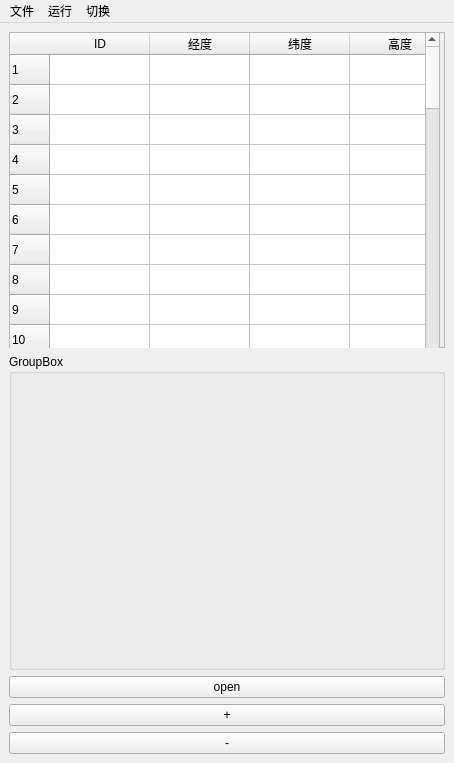
<?xml version="1.0" encoding="UTF-8"?>
<ui version="4.0">
 <class>MainWindow</class>
 <widget class="QMainWindow" name="MainWindow">
  <property name="geometry">
   <rect>
    <x>0</x>
    <y>0</y>
    <width>454</width>
    <height>763</height>
   </rect>
  </property>
  <property name="windowTitle">
   <string>MainWindow</string>
  </property>
  <widget class="QWidget" name="centralwidget">
   <layout class="QGridLayout" name="gridLayout">
    <item row="4" column="0">
     <widget class="QGroupBox" name="groupBox">
      <property name="title">
       <string>GroupBox</string>
      </property>
     </widget>
    </item>
    <item row="0" column="0">
     <widget class="QFrame" name="frame">
      <property name="frameShape">
       <enum>QFrame::StyledPanel</enum>
      </property>
      <property name="frameShadow">
       <enum>QFrame::Raised</enum>
      </property>
      <widget class="QTableWidget" name="tableWidget">
       <property name="geometry">
        <rect>
         <x>0</x>
         <y>0</y>
         <width>431</width>
         <height>351</height>
        </rect>
       </property>
       <row>
        <property name="text">
         <string>1</string>
        </property>
       </row>
       <row>
        <property name="text">
         <string>2</string>
        </property>
       </row>
       <row>
        <property name="text">
         <string>3</string>
        </property>
       </row>
       <row>
        <property name="text">
         <string>4</string>
        </property>
       </row>
       <row>
        <property name="text">
         <string>5</string>
        </property>
       </row>
       <row>
        <property name="text">
         <string>6</string>
        </property>
       </row>
       <row>
        <property name="text">
         <string>7</string>
        </property>
       </row>
       <row>
        <property name="text">
         <string>8</string>
        </property>
       </row>
       <row>
        <property name="text">
         <string>9</string>
        </property>
       </row>
       <row>
        <property name="text">
         <string>10</string>
        </property>
       </row>
       <row>
        <property name="text">
         <string>11</string>
        </property>
       </row>
       <row>
        <property name="text">
         <string>12</string>
        </property>
       </row>
       <row>
        <property name="text">
         <string>13</string>
        </property>
       </row>
       <row>
        <property name="text">
         <string>14</string>
        </property>
       </row>
       <row>
        <property name="text">
         <string>15</string>
        </property>
       </row>
       <row>
        <property name="text">
         <string>16</string>
        </property>
       </row>
       <row>
        <property name="text">
         <string>17</string>
        </property>
       </row>
       <row>
        <property name="text">
         <string>18</string>
        </property>
       </row>
       <row>
        <property name="text">
         <string>19</string>
        </property>
       </row>
       <row>
        <property name="text">
         <string>20</string>
        </property>
       </row>
       <row>
        <property name="text">
         <string>21</string>
        </property>
       </row>
       <row>
        <property name="text">
         <string>22</string>
        </property>
       </row>
       <row>
        <property name="text">
         <string>23</string>
        </property>
       </row>
       <row>
        <property name="text">
         <string>24</string>
        </property>
       </row>
       <row>
        <property name="text">
         <string>25</string>
        </property>
       </row>
       <row>
        <property name="text">
         <string>26</string>
        </property>
       </row>
       <row>
        <property name="text">
         <string>27</string>
        </property>
       </row>
       <row>
        <property name="text">
         <string>28</string>
        </property>
       </row>
       <row>
        <property name="text">
         <string>29</string>
        </property>
       </row>
       <row>
        <property name="text">
         <string>30</string>
        </property>
       </row>
       <row>
        <property name="text">
         <string>31</string>
        </property>
       </row>
       <row>
        <property name="text">
         <string>新建行</string>
        </property>
       </row>
       <row>
        <property name="text">
         <string>32</string>
        </property>
       </row>
       <row>
        <property name="text">
         <string>33</string>
        </property>
       </row>
       <row>
        <property name="text">
         <string>34</string>
        </property>
       </row>
       <row>
        <property name="text">
         <string>35</string>
        </property>
       </row>
       <row>
        <property name="text">
         <string>36</string>
        </property>
       </row>
       <row>
        <property name="text">
         <string>37</string>
        </property>
       </row>
       <row>
        <property name="text">
         <string>38</string>
        </property>
       </row>
       <row>
        <property name="text">
         <string>39</string>
        </property>
       </row>
       <row>
        <property name="text">
         <string>40</string>
        </property>
       </row>
       <row>
        <property name="text">
         <string>41</string>
        </property>
       </row>
       <row>
        <property name="text">
         <string>42</string>
        </property>
       </row>
       <row>
        <property name="text">
         <string>43</string>
        </property>
       </row>
       <row>
        <property name="text">
         <string>44</string>
        </property>
       </row>
       <row>
        <property name="text">
         <string>45</string>
        </property>
       </row>
       <row>
        <property name="text">
         <string>46</string>
        </property>
       </row>
       <row>
        <property name="text">
         <string>47</string>
        </property>
       </row>
       <row>
        <property name="text">
         <string>48</string>
        </property>
       </row>
       <row>
        <property name="text">
         <string>50</string>
        </property>
       </row>
       <column>
        <property name="text">
         <string>ID</string>
        </property>
       </column>
       <column>
        <property name="text">
         <string>经度</string>
        </property>
       </column>
       <column>
        <property name="text">
         <string>纬度</string>
        </property>
       </column>
       <column>
        <property name="text">
         <string>高度</string>
        </property>
       </column>
       <column>
        <property name="text">
         <string>速度</string>
        </property>
       </column>
       <column>
        <property name="text">
         <string>任务</string>
        </property>
       </column>
       <column>
        <property name="text">
         <string>间隔</string>
        </property>
       </column>
       <column>
        <property name="text">
         <string>飞行模式</string>
        </property>
       </column>
       <column>
        <property name="text">
         <string>时间</string>
        </property>
       </column>
       <column>
        <property name="text">
         <string>机头指向</string>
        </property>
       </column>
       <column>
        <property name="text">
         <string>半径</string>
        </property>
       </column>
      </widget>
     </widget>
    </item>
    <item row="6" column="0">
     <widget class="QPushButton" name="pushButton_2">
      <property name="text">
       <string>+</string>
      </property>
     </widget>
    </item>
    <item row="5" column="0">
     <widget class="QPushButton" name="pushButton">
      <property name="text">
       <string>open</string>
      </property>
     </widget>
    </item>
    <item row="7" column="0">
     <widget class="QPushButton" name="pushButton_3">
      <property name="text">
       <string>-</string>
      </property>
     </widget>
    </item>
   </layout>
  </widget>
  <widget class="QMenuBar" name="menubar">
   <property name="geometry">
    <rect>
     <x>0</x>
     <y>0</y>
     <width>454</width>
     <height>26</height>
    </rect>
   </property>
   <widget class="QMenu" name="menu">
    <property name="title">
     <string>文件</string>
    </property>
    <addaction name="actionsss"/>
   </widget>
   <widget class="QMenu" name="menu_2">
    <property name="title">
     <string>运行</string>
    </property>
    <addaction name="action_R"/>
   </widget>
   <widget class="QMenu" name="menu_3">
    <property name="title">
     <string>切换</string>
    </property>
    <addaction name="action"/>
   </widget>
   <addaction name="menu"/>
   <addaction name="menu_2"/>
   <addaction name="menu_3"/>
  </widget>
  <action name="actionsss">
   <property name="text">
    <string>读取(&amp;E)</string>
   </property>
  </action>
  <action name="action_R">
   <property name="text">
    <string>运行(&amp;R)</string>
   </property>
  </action>
  <action name="action">
   <property name="text">
    <string>切换图传</string>
   </property>
  </action>
 </widget>
 <resources/>
 <connections/>
</ui>
